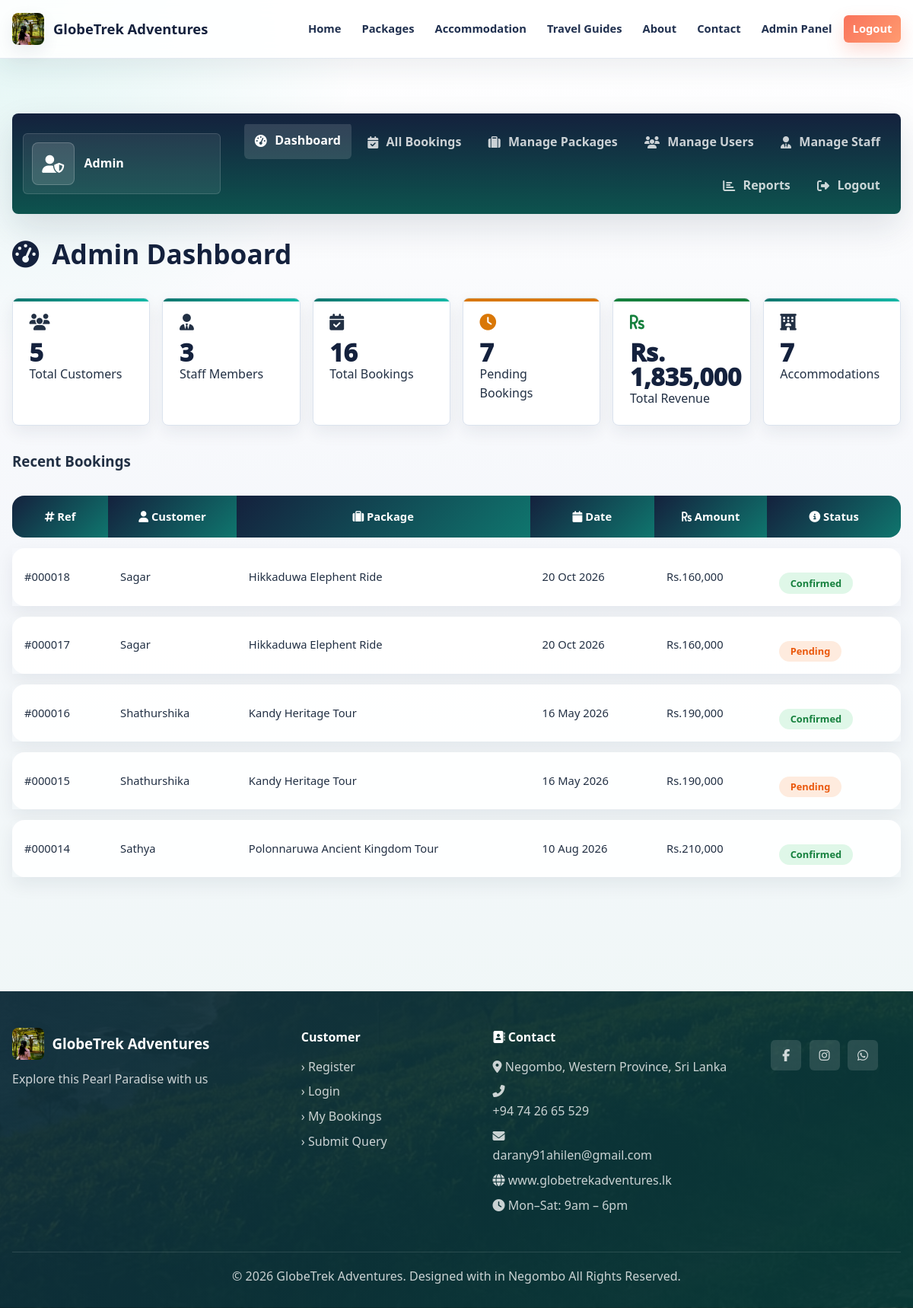
The app's page /index.php?url=admin/dashboard (signed in) with its own data.
### tables this page shows
CREATE TABLE `bookings` (
  `id` int(11) NOT NULL,
  `user_id` int(11) NOT NULL,
  `package_id` int(11) NOT NULL,
  `travel_date` date NOT NULL,
  `num_persons` int(11) NOT NULL,
  `total_price` decimal(10,0) NOT NULL,
  `special_requests` text DEFAULT NULL,
  `status` enum('pending','confirmed','completed','cancelled') DEFAULT 'pending',
  `payment_status` enum('unpaid','paid','refunded') DEFAULT 'unpaid',
  `created_at` datetime DEFAULT current_timestamp()
);

CREATE TABLE `users` (
  `id` int(11) NOT NULL,
  `full_name` varchar(100) NOT NULL,
  `email` varchar(100) NOT NULL,
  `phone` varchar(20) DEFAULT NULL,
  `password` varchar(255) NOT NULL,
  `role` enum('customer','staff','admin') DEFAULT 'customer',
  `status` enum('active','inactive') DEFAULT 'active',
  `created_at` datetime DEFAULT current_timestamp(),
  `reset_token` varchar(100) DEFAULT NULL,
  `reset_expires` datetime DEFAULT NULL
);

CREATE TABLE `packages` (
  `id` int(11) NOT NULL,
  `title` varchar(200) NOT NULL,
  `destination` varchar(100) DEFAULT NULL,
  `destination_id` int(11) DEFAULT 100,
  `description` text DEFAULT NULL,
  `duration_days` int(11) DEFAULT NULL,
  `price` decimal(10,0) NOT NULL,
  `max_persons` int(11) DEFAULT 10,
  `image` varchar(255) DEFAULT 'default.jpg',
  `includes` text DEFAULT NULL,
  `itinerary` text DEFAULT NULL,
  `featured` tinyint(4) DEFAULT 0,
  `status` enum('active','inactive') DEFAULT 'active',
  `created_at` datetime DEFAULT current_timestamp()
);

### controllers/AdminController.php (called while the page is built, shortened)
<?php
class AdminController {
    private $db;
    public function __construct() {
        $database = new Database();
        $this->db = $database->getConnection();
    }
    public function dashboard() {
        $userModel    = new User($this->db);
        $bookingModel = new Booking($this->db);
        $packageModel = new Package($this->db);
        $queryModel   = new Query($this->db);
        $accModel     = new Accommodation($this->db);
        $data = [
            'total_customers'  => $userModel->countByRole('customer'),
            'total_staff'      => $userModel->countByRole('staff'),
            'total_bookings'   => $bookingModel->countByStatus('confirmed') +
                                  $bookingModel->countByStatus('pending'),
            'pending'          => $bookingModel->countByStatus('pending'),
            'revenue'          => $bookingModel->totalRevenue(),
            'packages'         => $packageModel->count(),
            'open_queries'     => $queryModel->countOpen(),
            'accommodations'   => $accModel->count(),
        ];
        $recentBookings = $bookingModel->getAll();
        $recentBookings = array_slice($recentBookings, 0, 5);
        require_once BASE_PATH . '/views/admin/dashboard.php';
    }
}
?>

### config/database.php (called while the page is built, shortened)
<?php
class Database {
    private $host = 'localhost';
    private $dbname = 'globetrek_adv';
    private $username = 'root';
    private $password = '';
    public function getConnection() {
        $this->conn = null;
        try {
            $this->conn = new PDO(
                "mysql:host={$this->host};dbname={$this->dbname};charset=utf8",
                $this->username,
                $this->password
            );
            $this->conn->setAttribute(PDO::ATTR_ERRMODE, PDO::ERRMODE_EXCEPTION);
            $this->conn->setAttribute(PDO::ATTR_DEFAULT_FETCH_MODE, PDO::FETCH_ASSOC);
        } catch(PDOException $e) {
            error_log("Connection Error: " . $e->getMessage());
            die(json_encode(['error' => 'Database connection failed']));
        }
        return $this->conn;
    }
}
?>

### models/User.php (called while the page is built, shortened)
<?php
class User {
    private $conn;
    private $table = 'users';
    public function __construct($db) {
        $this->conn = $db;
    }
    public function countByRole($role) {
        $sql = "SELECT COUNT(*) as total FROM {$this->table} WHERE role = :role";
        $stmt = $this->conn->prepare($sql);
        $stmt->bindParam(':role', $role);
        $stmt->execute();
        $row = $stmt->fetch();
        return $row['total'];
    }
}
?>

### models/Booking.php (called while the page is built, shortened)
<?php
class Booking {
    private $conn;
    private $table = 'bookings';
    public function __construct($db) {
        $this->conn = $db;
    }
    public function getAll() {
        $sql = "SELECT b.*, p.title as package_title, u.full_name, u.email
                FROM {$this->table} b
                JOIN packages p ON b.package_id = p.id
                JOIN users u ON b.user_id = u.id
                ORDER BY b.created_at DESC";
        $stmt = $this->conn->prepare($sql);
        $stmt->execute();
        return $stmt->fetchAll();
    }
    public function countByStatus($status) {
        $sql = "SELECT COUNT(*) as total FROM {$this->table} WHERE status = :status";
        $stmt = $this->conn->prepare($sql);
        $stmt->bindParam(':status', $status);
        $stmt->execute();
        $row = $stmt->fetch();
        return $row['total'];
    }
    public function totalRevenue() {
        $sql = "SELECT SUM(total_price) as revenue FROM {$this->table}
                WHERE payment_status = 'paid'";
        $stmt = $this->conn->prepare($sql);
        $stmt->execute();
        $row = $stmt->fetch();
        return $row['revenue'] ?? 0;
    }
}
?>

### models/Package.php (called while the page is built, shortened)
<?php
class Package {
    private $conn;
    private $table = 'packages';
    public function __construct($db) {
        $this->conn = $db;
    }
    public function count() {
        $sql = "SELECT COUNT(*) as total FROM {$this->table} WHERE status = 'active'";
        $stmt = $this->conn->prepare($sql);
        $stmt->execute();
        $row = $stmt->fetch();
        return $row['total'];
    }
}
?>

### models/Query.php (called while the page is built, shortened)
<?php
class Query {
    private $conn;
    private $table = 'queries';
    public function __construct($db) {
        $this->conn = $db;
    }
    public function countOpen() {
        $sql = "SELECT COUNT(*) as total FROM {$this->table} WHERE status = 'open'";
        $stmt = $this->conn->prepare($sql);
        $stmt->execute();
        $row = $stmt->fetch();
        return $row['total'];
    }
}
?>

### models/Accommodation.php (called while the page is built, shortened)
<?php
class Accommodation {
    private $conn;
    private $table = 'accommodations';
    public function __construct($db) {
        $this->conn = $db;
    }
    public function count() {
        $sql  = "SELECT COUNT(*) as total FROM {$this->table}
                 WHERE status = 'active'";
        $stmt = $this->conn->prepare($sql);
        $stmt->execute();
        $row  = $stmt->fetch();
        return $row['total'];
    }
}
?>

### views/admin/dashboard.php (the view, shortened to what this page needs)
<?php require_once BASE_PATH . '/views/layouts/header.php'; ?>
<section class="section">
    <div class="container">
        <div class="dashboard-layout">
            <aside class="dashboard-sidebar">
                <div class="user-info">
                    <div class="dash-avatar">
                        <i class="fas fa-user-shield"></i>
                    </div>
                    <p><?= htmlspecialchars($_SESSION['user_name']) ?></p>
                </div>
                <nav class="dash-nav">
                    <a href="http://localhost/globetrek/index.php?url=admin/dashboard"
                       class="active">
                        <i class="fas fa-tachometer-alt"></i>
                        Dashboard
                    </a>
                    <a href="http://localhost/globetrek/index.php?url=admin/bookings">
                        <i class="fas fa-calendar-check"></i>
                        All Bookings
                    </a>
                    <a href="http://localhost/globetrek/index.php?url=admin/packages">
                        <i class="fas fa-suitcase"></i>
                        Manage Packages
                    </a>
                    <a href="http://localhost/globetrek/index.php?url=admin/users">
                        <i class="fas fa-users"></i>
                        Manage Users
                    </a>
                    <a href="http://localhost/globetrek/index.php?url=admin/staff">
                        <i class="fas fa-user-tie"></i>
                        Manage Staff
                    </a>
                    <a href="http://localhost/globetrek/index.php?url=admin/reports">
                        <i class="fas fa-chart-bar"></i>
                        Reports
                    </a>
                    <a href="http://localhost/globetrek/index.php?url=auth/logout">
                        <i class="fas fa-sign-out-alt"></i>
                        Logout
                    </a>
                </nav>
            </aside>
            <div class="dashboard-main">
                <h2>
                    <i class="fas fa-tachometer-alt"
                       style="color:var(--blue);margin-right:8px;">
                    </i>
                    Admin Dashboard
                </h2>
                <div class="stats-grid">
                    <div class="stat-card">
                        <i class="fas fa-users stat-fa-icon"
                           style="color:var(--blue);"></i>
                        <span class="stat-num">
                            <?= $data['total_customers'] ?>
                        </span>
                        <span>Total Customers</span>
                    </div>
                    <div class="stat-card">
                        <i class="fas fa-user-tie stat-fa-icon"
                           style="color:var(--blue);"></i>
                        <span class="stat-num">
                            <?= $data['total_staff'] ?>
                        </span>
                        <span>Staff Members</span>
                    </div>
                    <div class="stat-card">
                        <i class="fas fa-calendar-check stat-fa-icon"
                           style="color:var(--blue);"></i>
                        <span class="stat-num">
                            <?= $data['total_bookings'] ?>
                        </span>
                        <span>Total Bookings</span>
                    </div>
                    <div class="stat-card stat-warning">
                        <i class="fas fa-clock stat-fa-icon"
                           style="color:var(--warning);"></i>
                        <span class="stat-num">
                            <?= $data['pending'] ?>
                        </span>
                        <span>Pending Bookings</span>
                    </div>
                    <div class="stat-card stat-success">
                        <i class="fas fa-rupee-sign stat-fa-icon"
                           style="color:var(--success);"></i>
                        <span class="stat-num">
                            <?= formatLKR($data['revenue']) ?>
                        </span>
                        <span>Total Revenue</span>
                    </div>
                    <div class="stat-card">
                        <i class="fas fa-hotel stat-fa-icon"
                           style="color:var(--blue);"></i>
                        <span class="stat-num">
                            <?= $data['accommodations'] ?>
                        </span>
                        <span>Accommodations</span>
                    </div>
                </div>
                <h3 style="margin-top:2rem;margin-bottom:1rem;">
                    Recent Bookings
                </h3>
                <?php if (!empty($recentBookings)): ?>
                <table class="data-table">
                    <thead>
                        <tr>
                            <th><i class="fas fa-hashtag"></i> Ref</th>
                            <th><i class="fas fa-user"></i> Customer</th>
                            <th><i class="fas fa-suitcase"></i> Package</th>
                            <th><i class="fas fa-calendar"></i> Date</th>
                            <th><i class="fas fa-rupee-sign"></i> Amount</th>
                            <th><i class="fas fa-info-circle"></i> Status</th>
                        </tr>
                    </thead>
                    <tbody>
                        <?php foreach ($recentBookings as $b): ?>
                        <tr>
                            <td>
                                #<?= str_pad($b['id'], 6, '0', STR_PAD_LEFT) ?>
                            </td>
                            <td><?= htmlspecialchars($b['full_name']) ?></td>
                            <td><?= htmlspecialchars($b['package_title']) ?></td>
                            <td>
                                <?= date('d M Y',
                                    strtotime($b['travel_date'])) ?>
                            </td>
                            <td>
                                Rs.<?= number_format($b['total_price'], 0) ?>
                            </td>
                            <td>
                                <span class="status-badge
                                      status-<?= $b['status'] ?>">
                                    <?= ucfirst($b['status']) ?>
                                </span>
                            </td>
                        </tr>
                        <?php endforeach; ?>
                    </tbody>
                </table>
                <?php endif; ?>
            </div>
        </div>
    </div>
</section>
<?php require_once BASE_PATH . '/views/layouts/footer.php'; ?>

### records on screen
bookings: id "000018", user.full_name "Sagar", package.title "Hikkaduwa Elephent Ride", travel_date "20 Oct 2026", total_price "160,000", status "Confirmed"
bookings: id "000017", user.full_name "Sagar", package.title "Hikkaduwa Elephent Ride", travel_date "20 Oct 2026", total_price "160,000", status "Pending"
bookings: id "000016", user.full_name "Shathurshika", package.title "Kandy Heritage Tour", travel_date "16 May 2026", total_price "190,000", status "Confirmed"
bookings: id "000015", user.full_name "Shathurshika", package.title "Kandy Heritage Tour", travel_date "16 May 2026", total_price "190,000", status "Pending"
bookings: id "000014", user.full_name "Sathya", package.title "Polonnaruwa Ancient Kingdom Tour", travel_date "10 Aug 2026", total_price "210,000", status "Confirmed"

### other values on screen
$_SESSION['user_name'] "Admin"
$data['total_customers'] "5"
$data['total_staff'] "3"
$data['total_bookings'] "16"
$data['pending'] "7"
formatLKR($data['revenue']) "Rs. 1,835,000"
$data['accommodations'] "7"
